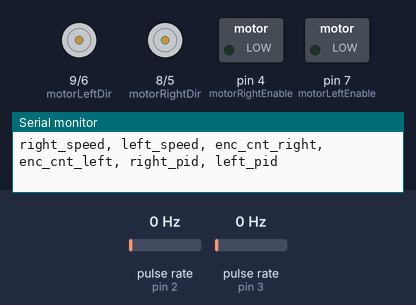
The sketch below on a simulated Arduino Uno, built with avr-gcc and run on an emulated ATmega328P. Shown: direction and speed pins drawn as motors (green arrow = direction pin HIGH = forward, orange = LOW = backward, longer = more drive), switched loads named in the sketch (green lamp = pin HIGH), the last lines printed to the serial monitor. Wiring (inferred from the names in the program): 2 × pulse sensor: data pin 2 / data pin 3. The inputs (shaded band) are chosen by the test bench; at power-on: pulse rate (sensors on pin 2, pin 3) 0 Hz.

Above: at 0.04 s.
At 0.46 s:
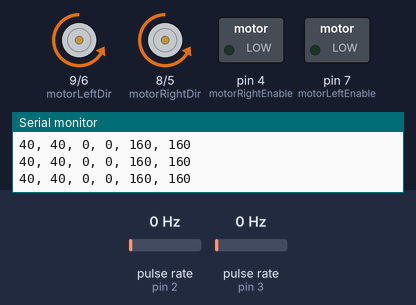
At 1.2 s:
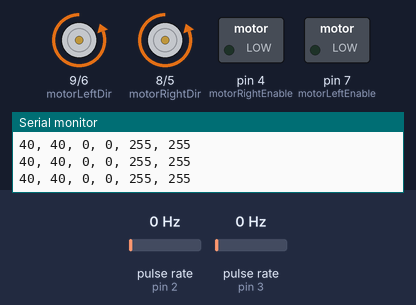
1.3 s: pulse rate (sensor on pin 2) set to 100 Hz
4.3 s: pulse rate (sensor on pin 2) set to 50 Hz
7.3 s: pulse rate (sensor on pin 3) set to 100 Hz
10.3 s: pulse rate (sensor on pin 3) set to 4 Hz
Timing chart, 0 to 13.3 s (numbered marks = the images above; inputs shaded):
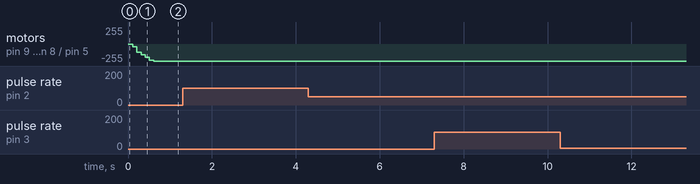

The sketch:

sketch_8.ino
```cpp
#include <MsTimer2.h>
#include <Wire.h>

// 오른쪽 모터 핀
#define motorRightEnc 2
#define motorRightEnable 4
#define motorRightPwm 5
#define motorRightDir 8
// 오른쪽 모터 핀
#define motorLeftEnc 3
#define motorLeftEnable 7
#define motorLeftPwm 6
#define motorLeftDir 9
// 모터 관련 변수
int enc_pulse_right = 0;
int enc_cnt_right = 0;
int enc_pulse_left = 0;
int enc_cnt_left = 0;

// pid제어기 변수
// 오른쪽용 PID제어기 제어 이득
double right_proportion = 1;
double right_integral = 1;
double right_derivative = 1;
// 오른쪽용 PID제어기 제어 이득
double left_proportion = 1;
double left_integral = 1;
double left_derivative = 1;

// PID 오차값 전역변수로 선언
// 오른쪽 모터용
float err_right_P = 0;
float err_right_I = 0;
float err_right_D = 0;
float err_right_B = 0;
// 왼쪽 모터용
float err_left_P = 0;
float err_left_I = 0;
float err_left_D = 0;
float err_left_B = 0;

// 기타 변수
int right_speed = 0;
int left_speed = 0;
int target_right = 0;
int target_left = 0;
int right_pid_val = 0;
int left_pid_val = 0;

// 외부 인터럽스 서비스 루틴
// 오른쪽 모터 인코더 펄스 카운트 함수
void motorRightEncoderPulseRead()
{
  enc_pulse_right++;
}
// 왼쪽 모터 인코더 펄스 카운트 함수
void motorLeftEncoderPulseRead()
{
  enc_pulse_left++;
}

// 펄스 초기화 함수
void encoderRightInitial()
{
  enc_cnt_right = enc_pulse_right;
  enc_pulse_right = 0;
}
void encoderLeftInitial()
{
  enc_cnt_left = enc_pulse_left;
  enc_pulse_left = 0;
}

// 스피드-목표값 함수
void speedToTargetR()
{
  target_right = right_speed;
}
void speedToTargetL()
{
  target_left = left_speed;
}

// PID 함수
void motorRightEncoderToPID()
{
  // PID 에러 계산
  err_right_P = enc_cnt_right - target_right;
  err_right_I += err_right_P;
  err_right_D = err_right_B - err_right_P;
  err_right_B = err_right_P;

  // PID 제어기
  right_pid_val = abs((err_right_P * right_proportion) + (err_right_I * right_integral) + (err_right_D * right_derivative));

  // PID 제어기 한계값 지정
  // -255 ~ 255
  if (right_pid_val >= 255)
    right_pid_val = 255;

  // PID값을 이용하여 모터 제어
  PIDToMotorR(right_pid_val);
}
void motorLeftEncoderToPID()
{
  // PID 에러 계산
  err_left_P = enc_cnt_left - target_left;
  err_left_I += err_left_P;
  err_left_D = err_left_B - err_left_P;
  err_left_B = err_left_P;

  // PID 제어기
  left_pid_val = abs((err_left_P * left_proportion) + (err_left_I * left_integral) + (err_left_D * left_derivative));

  // PID 제어기 한계값 지정
  // -255 ~ 255
  if (left_pid_val >= 255)
    left_pid_val = 255;

  // PID값을 이용하여 모터 제어
  PIDToMotorL(left_pid_val);
}

// 모터 제어 함수
void PIDToMotorR(int motor_right_speed)
{
  digitalWrite(motorRightEnable, LOW);
  analogWrite(motorRightPwm, motor_right_speed);
}
void PIDToMotorL(int motor_left_speed)
{
  digitalWrite(motorLeftEnable, LOW);
  analogWrite(motorLeftPwm, motor_left_speed);
}

// 타이머 인터럽트 서비스 루틴 함수
void timerInterrupt()
{
  encoderRightInitial();
  encoderLeftInitial();
  motorRightEncoderToPID();
  motorLeftEncoderToPID();
}

// 전진
void forward()
{
  digitalWrite(motorRightDir, LOW);
  digitalWrite(motorLeftDir, LOW);
  speedToTargetR();
  speedToTargetL();
}
// 후진
void backward()
{
  digitalWrite(motorRightDir, HIGH);
  digitalWrite(motorLeftDir, HIGH);
  speedToTargetR();
  speedToTargetL();
}
// 좌회전
void turnLeft()
{
  digitalWrite(motorRightDir, LOW);
  digitalWrite(motorLeftDir, HIGH);
  speedToTargetR();
  speedToTargetL();
}
// 우회전
void turnRight()
{
  digitalWrite(motorRightDir, HIGH);
  digitalWrite(motorLeftDir, LOW);
  speedToTargetR();
  speedToTargetL();
}
// 정지
void stop()
{
  digitalWrite(motorRightDir, LOW);
  digitalWrite(motorLeftDir, LOW);
  speedToTargetR();
  speedToTargetL();
}

// 셋업
void setup()
{
  // 시리얼 115200
  Serial.begin(9600);
  Serial.println("right_speed, left_speed, enc_cnt_right, enc_cnt_left, right_pid, left_pid");

  // 외부 인터럽트 0, 1 설정
  // 라이징 엣지 마다 인터럽트 발생
  // 외부 인터럽트 서비스 루틴 실행 -> motorRightEncoderPulseRead/motorLeftEncoderPulseRead
  attachInterrupt(digitalPinToInterrupt(motorRightEnc), motorRightEncoderPulseRead, RISING);
  attachInterrupt(digitalPinToInterrupt(motorLeftEnc), motorLeftEncoderPulseRead, RISING);

  // 타이머 2 설정
  // 0.1초마다 타이머 인터럽트 발생
  // 타이머 인터럽트 서비스 루틴 실행 -> timerInterrupt
  MsTimer2::set(100, timerInterrupt);
  MsTimer2::start();

  // 핀모드 설정
  // R 모터 핀절성
  pinMode(motorRightPwm, OUTPUT);
  pinMode(motorRightEnable, OUTPUT);
  pinMode(motorRightDir, OUTPUT);
  pinMode(motorRightEnc, INPUT_PULLUP);
  // L 모터 핀절성
  pinMode(motorLeftPwm, OUTPUT);
  pinMode(motorLeftEnable, OUTPUT);
  pinMode(motorLeftDir, OUTPUT);
  pinMode(motorLeftEnc, INPUT_PULLUP);
}

// 루프
void loop()
{

  right_speed = 40;
  left_speed = 40;
  forward();

  Serial.print(right_speed);
  Serial.print(", ");
  Serial.print(left_speed);
  Serial.print(", ");
  Serial.print(enc_cnt_right);
  Serial.print(", ");
  Serial.print(enc_cnt_left);
  Serial.print(", ");
  Serial.print(right_pid_val);
  Serial.print(", ");
  Serial.println(left_pid_val);
}
```
